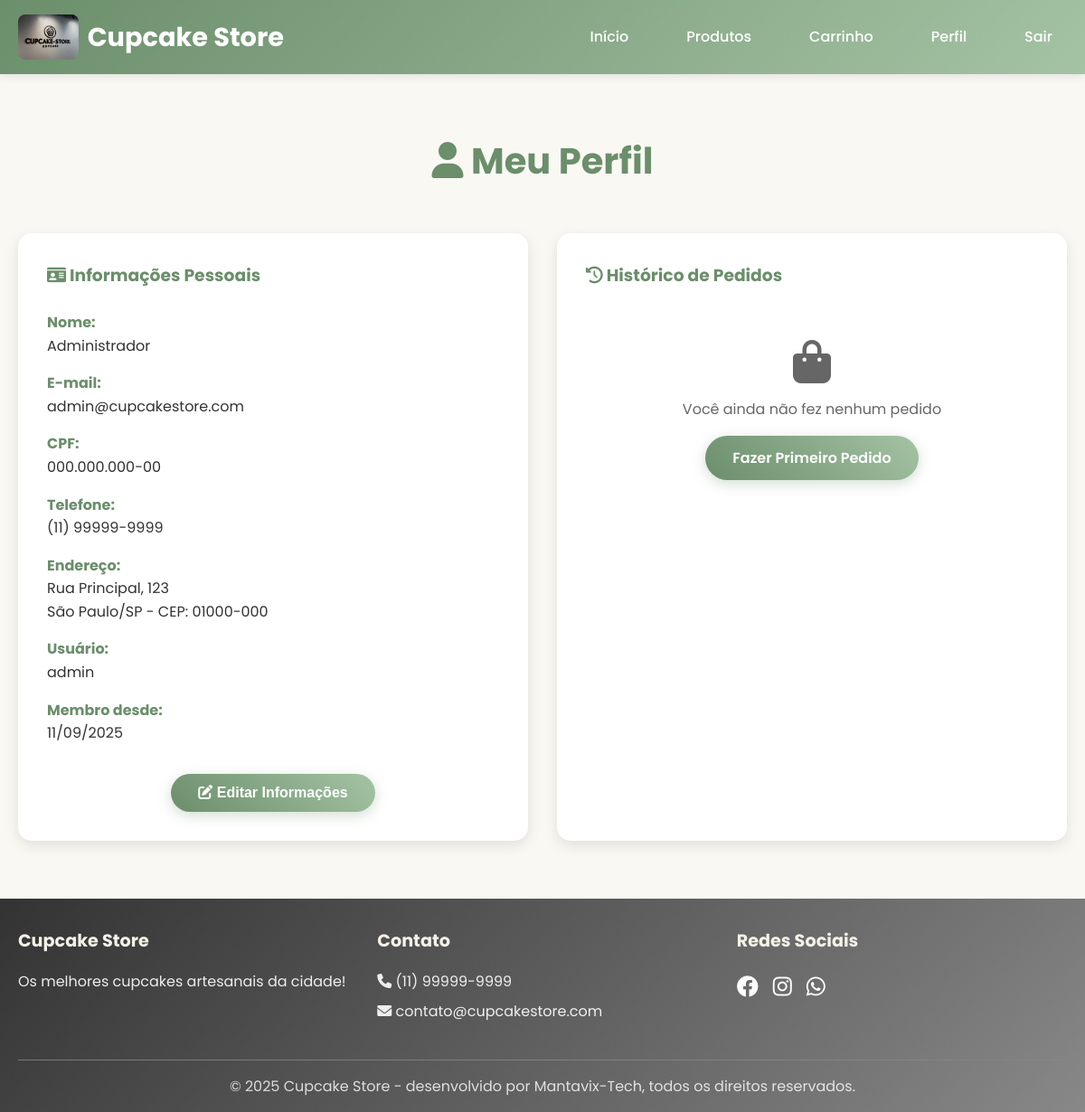
The page /pages/profile.php (signed in) on the database its author committed.
### tables this page shows
CREATE TABLE users (
    id INT PRIMARY KEY AUTO_INCREMENT,
    name VARCHAR(255) NOT NULL,
    email VARCHAR(255) UNIQUE NOT NULL,
    username VARCHAR(100) UNIQUE NOT NULL,
    password VARCHAR(255) NOT NULL,
    cpf VARCHAR(14) UNIQUE NOT NULL,
    phone VARCHAR(20) NOT NULL,
    address TEXT NOT NULL,
    city VARCHAR(100) NOT NULL,
    state VARCHAR(50) NOT NULL,
    zip_code VARCHAR(10) NOT NULL,
    user_type ENUM('customer', 'admin') DEFAULT 'customer',
    created_at TIMESTAMP DEFAULT CURRENT_TIMESTAMP,
    updated_at TIMESTAMP DEFAULT CURRENT_TIMESTAMP ON UPDATE CURRENT_TIMESTAMP
);

### config/database.php (called while the page is built, shortened)
<?php
try {
    $pdo = new PDO("mysql:host=" . DB_HOST . ";dbname=" . DB_NAME, DB_USER, DB_PASS);
    $pdo->setAttribute(PDO::ATTR_ERRMODE, PDO::ERRMODE_EXCEPTION);
    $pdo->setAttribute(PDO::ATTR_DEFAULT_FETCH_MODE, PDO::FETCH_ASSOC);
} catch(PDOException $e) {
    die("Erro na conexão: " . $e->getMessage());
}
function executeQuery($query, $params = []) {
    global $pdo;
    try {
        $stmt = $pdo->prepare($query);
        $stmt->execute($params);
        return $stmt;
    } catch(PDOException $e) {
        throw new Exception("Erro na query: " . $e->getMessage());
    }
}
function fetchOne($query, $params = []) {
    $stmt = executeQuery($query, $params);
    return $stmt->fetch();
}
?>

### pages/profile.php (the view, shortened to what this page needs)
<?php
include_once '../config/database.php';
$userId = $_SESSION['user_id'];
try {
    $user = fetchOne("SELECT * FROM users WHERE id = ?", [$userId]);
    $orders = fetchData("
        SELECT o.*, COUNT(oi.id) as items_count
        FROM orders o
        LEFT JOIN order_items oi ON o.id = oi.order_id
        WHERE o.user_id = ?
        GROUP BY o.id
        ORDER BY o.created_at DESC
        LIMIT 10
    ", [$userId]);
} catch (Exception $e) {
    $user = null;
    $orders = [];
}
?>
<!DOCTYPE html>
<html lang="pt-BR">
<head>
    <link rel="stylesheet" href="../assets/css/style.css">
    <link rel="stylesheet" href="https://cdnjs.cloudflare.com/ajax/libs/font-awesome/6.0.0/css/all.min.css">
</head>
<body>
    <header class="header">
        <div class="container">
            <div class="nav">
                <div class="logo">
                    <a href="../index.php" style="color: white; text-decoration: none; display: flex; align-items: center;">
                        <img src="../assets/img/logo/logo_cupcake-store.jpg" alt="Cupcake Store" style="height: 50px; margin-right: 10px; border-radius: 8px;">
                        <h1 style="margin: 0;">Cupcake Store</h1>
                    </a>
                </div>
                <nav class="nav-menu">
                    <ul>
                        <li><a href="../index.php">Início</a></li>
                        <li><a href="../index.php#products">Produtos</a></li>
                        <li><a href="cart.php">Carrinho</a></li>
                        <li><a href="profile.php">Perfil</a></li>
                        <li><a href="../actions/logout.php">Sair</a></li>
                    </ul>
                </nav>
            </div>
        </div>
    </header>
    <section class="profile-section" style="padding: 4rem 0; background-color: var(--light-beige); min-height: 80vh;">
        <div class="container">
            <h2 class="section-title">
                <i class="fas fa-user"></i> Meu Perfil
            </h2>
            <div style="display: grid; grid-template-columns: 1fr 1fr; gap: 2rem;">
                <div style="background: var(--white); padding: 2rem; border-radius: 15px; box-shadow: 0 5px 15px var(--shadow);">
                    <h3 style="color: var(--primary-green); margin-bottom: 1.5rem;">
                        <i class="fas fa-id-card"></i> Informações Pessoais
                    </h3>
                    <div style="margin-bottom: 1rem;">
                        <strong style="color: var(--primary-green);">Nome:</strong><br>
                        <?php echo htmlspecialchars($user['name']); ?>
                    </div>
                    <div style="margin-bottom: 1rem;">
                        <strong style="color: var(--primary-green);">E-mail:</strong><br>
                        <?php echo htmlspecialchars($user['email']); ?>
                    </div>
                    <div style="margin-bottom: 1rem;">
                        <strong style="color: var(--primary-green);">CPF:</strong><br>
                        <?php echo htmlspecialchars($user['cpf']); ?>
                    </div>
                    <div style="margin-bottom: 1rem;">
                        <strong style="color: var(--primary-green);">Telefone:</strong><br>
                        <?php echo htmlspecialchars($user['phone']); ?>
                    </div>
                    <div style="margin-bottom: 1rem;">
                        <strong style="color: var(--primary-green);">Endereço:</strong><br>
                        <?php echo htmlspecialchars($user['address']); ?><br>
                        <?php echo htmlspecialchars($user['city']); ?>/<?php echo htmlspecialchars($user['state']); ?> - CEP: <?php echo htmlspecialchars($user['zip_code']); ?>
                    </div>
                    <div style="margin-bottom: 1rem;">
                        <strong style="color: var(--primary-green);">Usuário:</strong><br>
                        <?php echo htmlspecialchars($user['username']); ?>
                    </div>
                    <div style="margin-bottom: 1rem;">
                        <strong style="color: var(--primary-green);">Membro desde:</strong><br>
                        <?php echo date('d/m/Y', strtotime($user['created_at'])); ?>
                    </div>
                    <div style="text-align: center; margin-top: 2rem;">
                        <button onclick="toggleEditForm()" class="btn btn-primary">
                            <i class="fas fa-edit"></i> Editar Informações
                        </button>
                    </div>
                </div>
                <div style="background: var(--white); padding: 2rem; border-radius: 15px; box-shadow: 0 5px 15px var(--shadow);">
                    <h3 style="color: var(--primary-green); margin-bottom: 1.5rem;">
                        <i class="fas fa-history"></i> Histórico de Pedidos
                    </h3>
                    <?php if (empty($orders)): ?>
                        <div style="text-align: center; padding: 2rem; color: var(--text-light);">
                            <i class="fas fa-shopping-bag" style="font-size: 3rem; margin-bottom: 1rem;"></i>
                            <p>Você ainda não fez nenhum pedido</p>
                            <a href="../index.php#products" class="btn btn-primary" style="margin-top: 1rem;">
                                Fazer Primeiro Pedido
                            </a>
                        </div>
                    <?php endif; ?>
                </div>
            </div>
        </div>
    </section>
    <footer class="footer">
        <div class="container">
            <div class="footer-content">
                <div class="footer-section">
                    <h3>Cupcake Store</h3>
                    <p>Os melhores cupcakes artesanais da cidade!</p>
                </div>
                <div class="footer-section">
                    <h3>Contato</h3>
                    <p><i class="fas fa-phone"></i> (11) 99999-9999</p>
                    <p><i class="fas fa-envelope"></i> contato@cupcakestore.com</p>
                </div>
                <div class="footer-section">
                    <h3>Redes Sociais</h3>
                    <div class="social-links">
                        <a href="#"><i class="fab fa-facebook"></i></a>
                        <a href="#"><i class="fab fa-instagram"></i></a>
                        <a href="#"><i class="fab fa-whatsapp"></i></a>
                    </div>
                </div>
            </div>
            <div class="footer-bottom">
                <p>&copy; 2025 Cupcake Store - desenvolvido por Mantavix-Tech, todos os direitos reservados.</p>
            </div>
        </div>
    </footer>
</body>
</html>

### assets/css/style.css (style rules this page uses)
* { margin: 0; padding: 0; box-sizing: border-box; }
:root { --primary-green: #6B8E6B; --light-green: #A4C3A4; --beige: #F5F1E8; --light-beige: #FAF8F3; --silver-gray: #C0C0C0; --dark-gray: #888888; --white: #FFFFFF; --text-dark: #333333; --text-light: #666666; --success: #5cb85c; --warning: #f0ad4e; --danger: #d9534f; --shadow: rgba(0, 0, 0, 0.1); }
body { font-family: 'Poppins', sans-serif; line-height: 1.6; color: var(--text-dark); background-color: var(--light-beige); }
.container { max-width: 1200px; margin: 0 auto; padding: 0 20px; }
.header { background: linear-gradient(135deg, var(--primary-green), var(--light-green)); box-shadow: 0 2px 10px var(--shadow); position: sticky; top: 0; z-index: 1000; }
.nav { display: flex; justify-content: space-between; align-items: center; padding: 1rem 0; }
.logo h1 { color: var(--white); font-size: 1.8rem; font-weight: 700; }
.nav-menu ul { display: flex; list-style: none; gap: 2rem; }
.nav-menu a { color: var(--white); text-decoration: none; font-weight: 500; transition: color 0.3s ease; padding: 0.5rem 1rem; border-radius: 5px; }
.btn { display: inline-block; padding: 12px 30px; border: none; border-radius: 25px; text-decoration: none; font-weight: 600; text-align: center; cursor: pointer; transition: all 0.3s ease; font-size: 1rem; }
.btn-primary { background: linear-gradient(45deg, var(--primary-green), var(--light-green)); color: var(--white); box-shadow: 0 4px 15px rgba(107, 142, 107, 0.3); }
.section-title { text-align: center; font-size: 2.5rem; color: var(--primary-green); margin-bottom: 3rem; font-weight: 700; }
.footer { background: linear-gradient(135deg, var(--text-dark), var(--dark-gray)); color: var(--white); padding: 2rem 0 1rem; }
.footer-content { display: grid; grid-template-columns: repeat(auto-fit, minmax(250px, 1fr)); gap: 2rem; margin-bottom: 2rem; }
.footer-section h3 { color: var(--beige); margin-bottom: 1rem; font-size: 1.2rem; }
.footer-section p { margin-bottom: 0.5rem; opacity: 0.9; }
.social-links { display: flex; gap: 1rem; }
.social-links a { color: var(--white); font-size: 1.5rem; transition: color 0.3s ease; }
.footer-bottom { text-align: center; padding-top: 1rem; border-top: 1px solid var(--dark-gray); opacity: 0.8; }

### rows shown on the page
users: name "Administrador", email "admin@cupcakestore.com", cpf "000.000.000-00", phone "(11) 99999-9999", address "Rua Principal, 123", city "São Paulo", state "SP", zip_code "01000-000", username "admin", created_at "11/09/2025"
